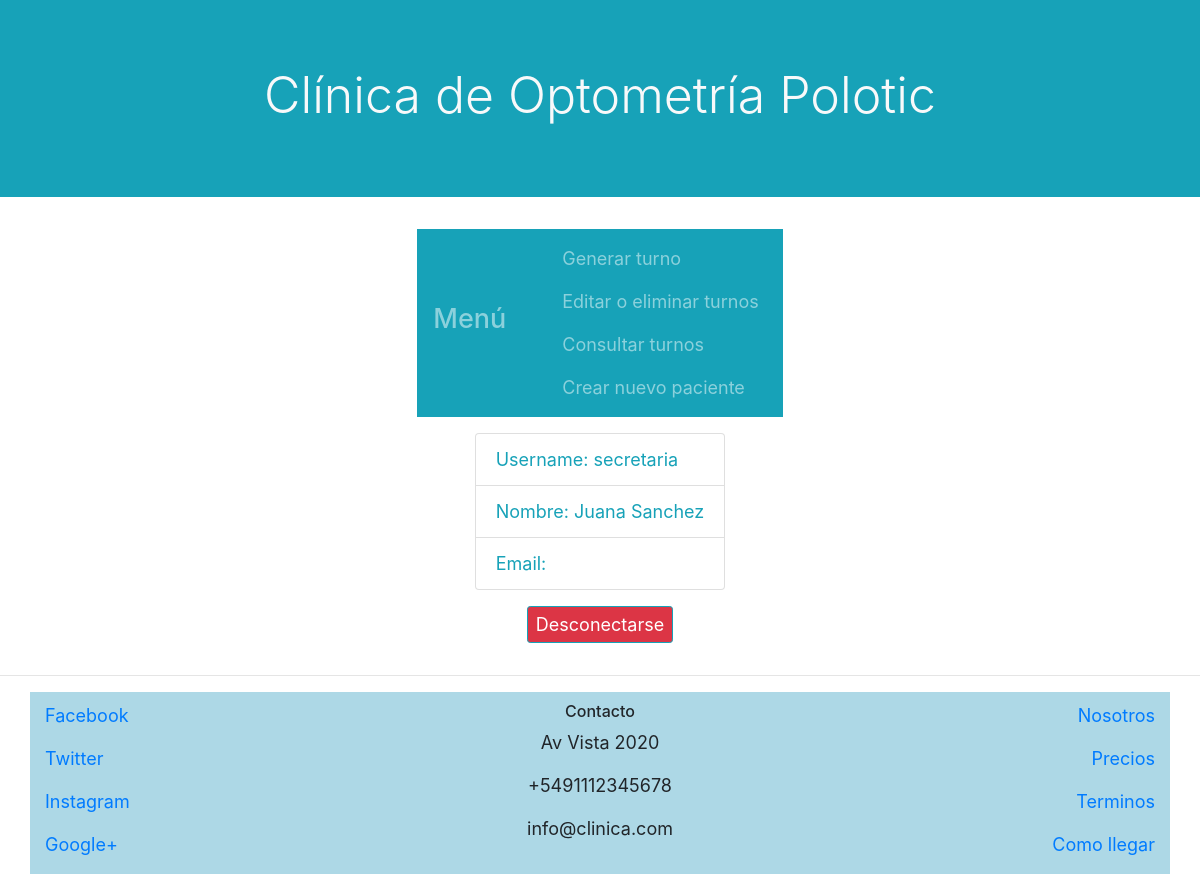
The page /usuarios (signed in) on the database as committed earlier.
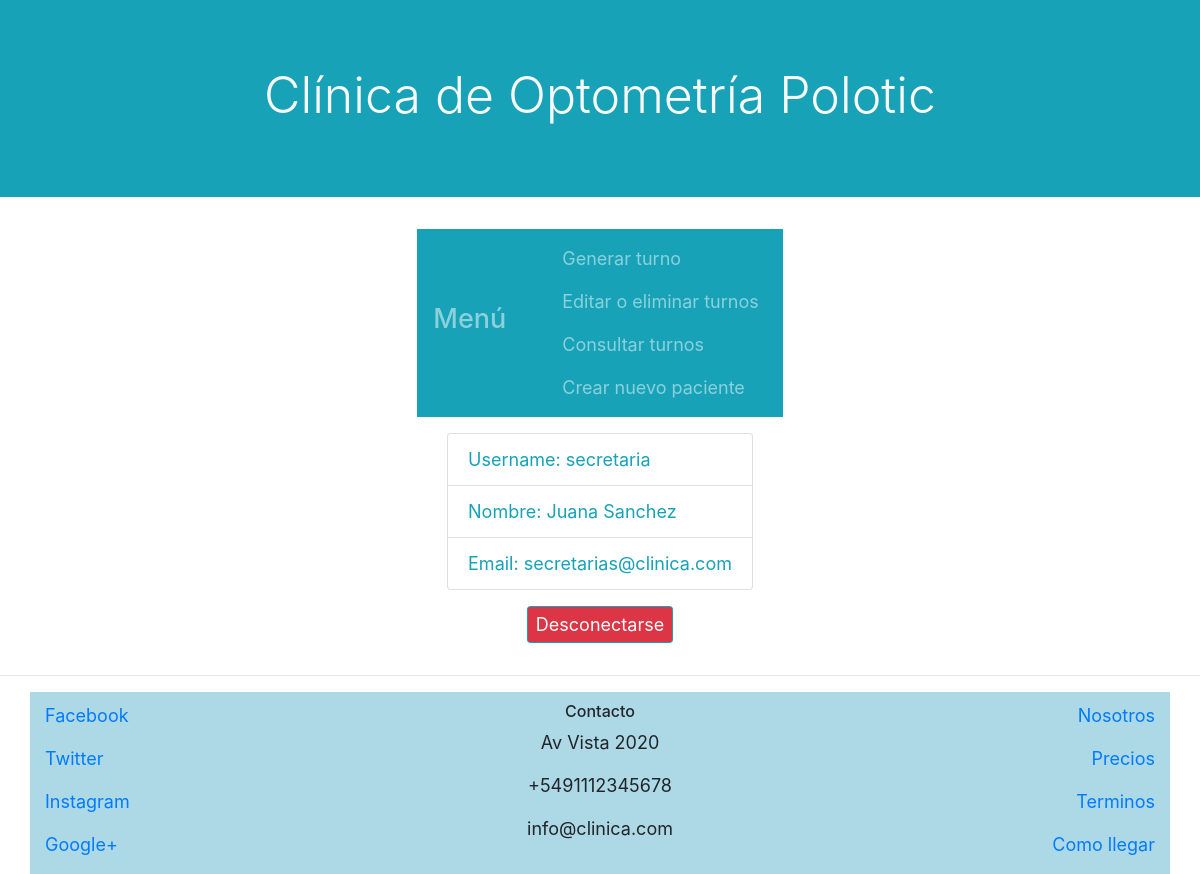
The same page on the database as committed later.
### usuarios/models.py (models this page shows)
class User(AbstractUser):
    is_secretaria = models.BooleanField(default=False)
    is_medico = models.BooleanField(default=False)
    is_vendedor = models.BooleanField(default=False)
    is_taller = models.BooleanField(default=False)
    is_gerencia = models.BooleanField(default=False)

### usuarios/views.py (the view)
# urls.py: path("", views.index, name = "index"),
def index(request):
    if not request.user.is_authenticated:
        return HttpResponseRedirect(reverse("usuarios:login_view"))
    return render(request, "usuarios/user.html")

### usuarios/templates/usuarios/user.html (shortened to what this page needs)
{% extends "usuarios/layout.html" %}
{% block body %}
<div class="container d-flex flex-column align-items-center">
{% if request.user.is_secretaria %}
<nav class="navbar navbar-expand-lg navbar-dark bg-info">
<h4 class="mr-5 text-white-50">Menú</h4>
<div class="collapse navbar-collapse" id="navbarSupportedContent">
<ul class="navbar-nav mr-auto flex-column">
    <li class="nav-item"><a class="nav-link" href="{% url 'clinica:generar_turno' %}">Generar turno</a></li>
    <li class="nav-item"><a class="nav-link" href="{% url 'admin:index' %}">Editar o eliminar turnos</a></li>
    <li class="nav-item"><a class="nav-link" href="{% url 'clinica:turnos' %}">Consultar turnos</a>
    <li class="nav-item"><a class="nav-link" href="{% url 'clinica:crear_paciente' %}">Crear nuevo paciente</a></li>
</ul>
</nav>
</div>
{% endif %}
<div class="container d-flex flex-column align-items-center mt-3">
<ul class="list-group">
<li class="list-group-item text-info">Username: {{ request.user.username }}</li>
<li class="list-group-item text-info">Nombre: {{ request.user.first_name }} {{ request.user.last_name }}</li>
<li class="list-group-item text-info">Email: {{ request.user.email }}</li>
</ul>
<a class="m-3 btn btn-info btn-sm bg-danger" href="{% url 'usuarios:logout' %}">Desconectarse</a>
</div>
{% endblock %}

Rows that differ between the two databases and show on the page:
changed User "secretaria": user.email (not shown) → "secretarias@clinica.com"
